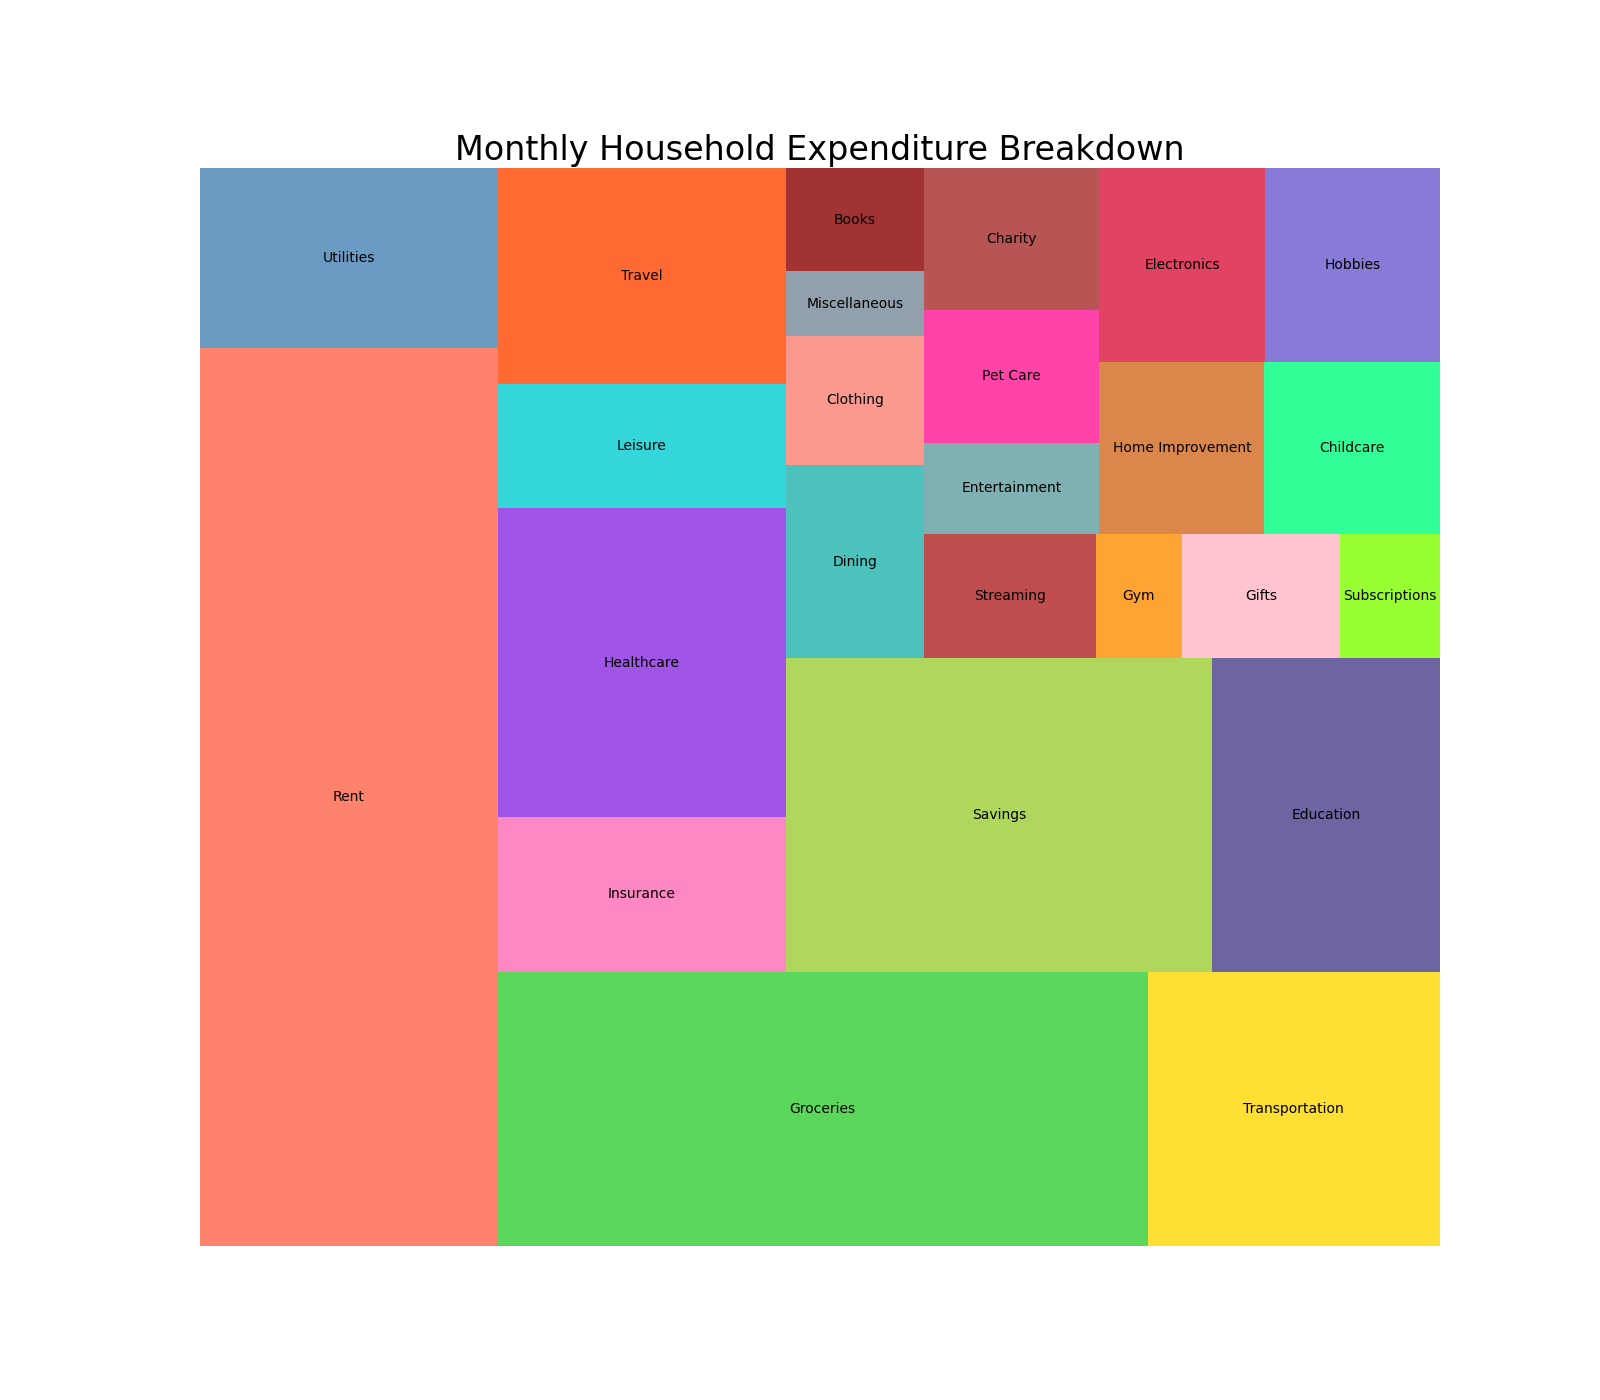

Generate this figure with Python:

import matplotlib.pyplot as plt
import squarify

categories = ['Rent', 'Utilities', 'Groceries', 'Transportation', 'Insurance', 'Healthcare', 'Leisure', 'Travel', 'Savings', 'Education', 'Dining', 'Clothing', 'Miscellaneous', 'Books', 'Streaming', 'Gym', 'Gifts', 'Subscriptions', 'Entertainment', 'Pet Care', 'Charity', 'Home Improvement', 'Childcare', 'Electronics', 'Hobbies']
expenditure = [150000, 30000, 100000, 45000, 25000, 50000, 20000, 35000, 75000, 40000, 15000, 10000, 5000, 8000, 12000, 6000, 11000, 7000, 9000, 13000, 14000, 16000, 17000, 18000, 19000]

colors = ['#FF6347', '#4682B4', '#32CD32', '#FFD700', '#FF69B4', '#8A2BE2', '#00CED1', '#FF4500', '#9ACD32', '#483D8B', '#20B2AA', '#FA8072', '#778899', '#8B0000', '#B22222', '#FF8C00', '#FFB6C1', '#7FFF00', '#5F9EA0', '#FF1493', '#A52A2A', '#D2691E', '#00FF7F', '#DC143C', '#6A5ACD']

plt.figure(figsize=(16, 14))

squarify.plot(sizes=expenditure, label=categories, color=colors, alpha=0.8)

plt.title('Monthly Household Expenditure Breakdown', fontsize=24)

plt.axis('off')

plt.show()
